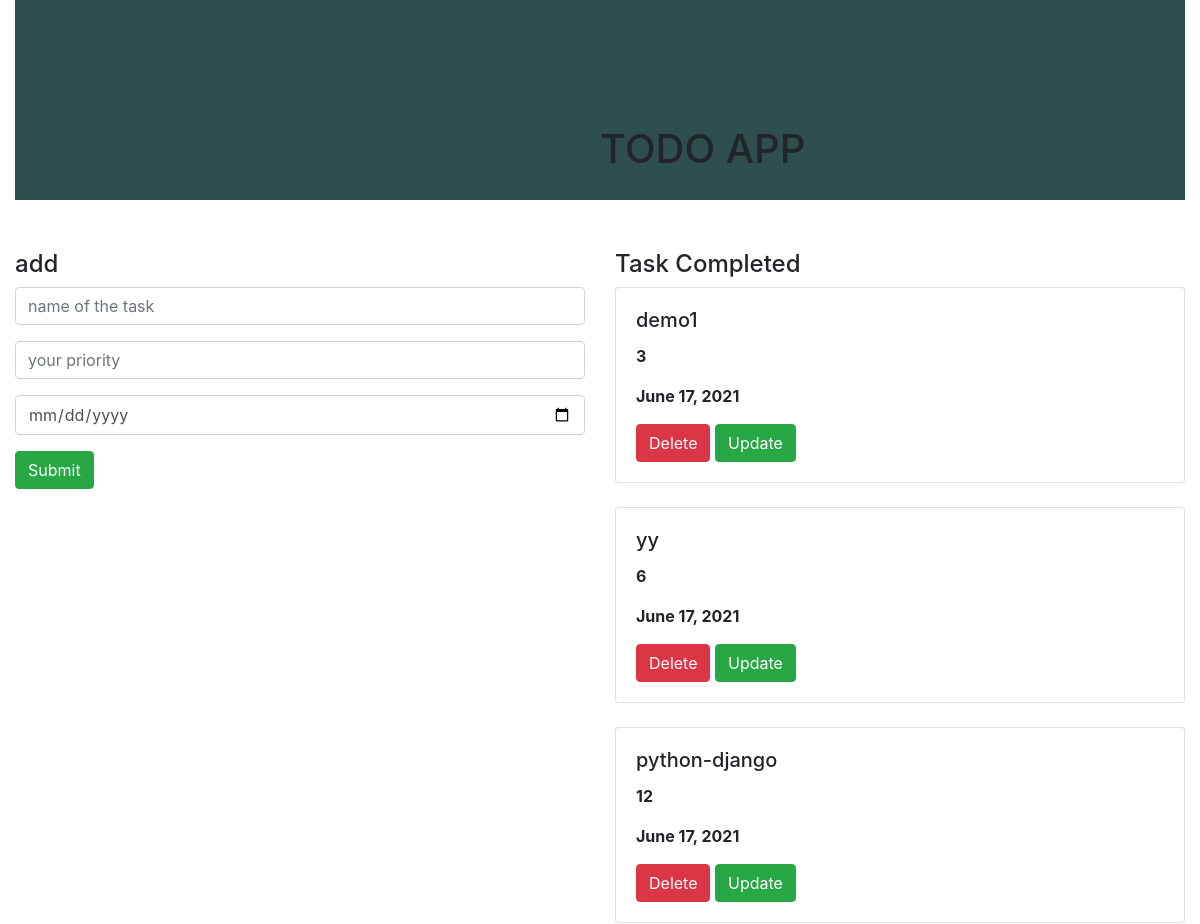
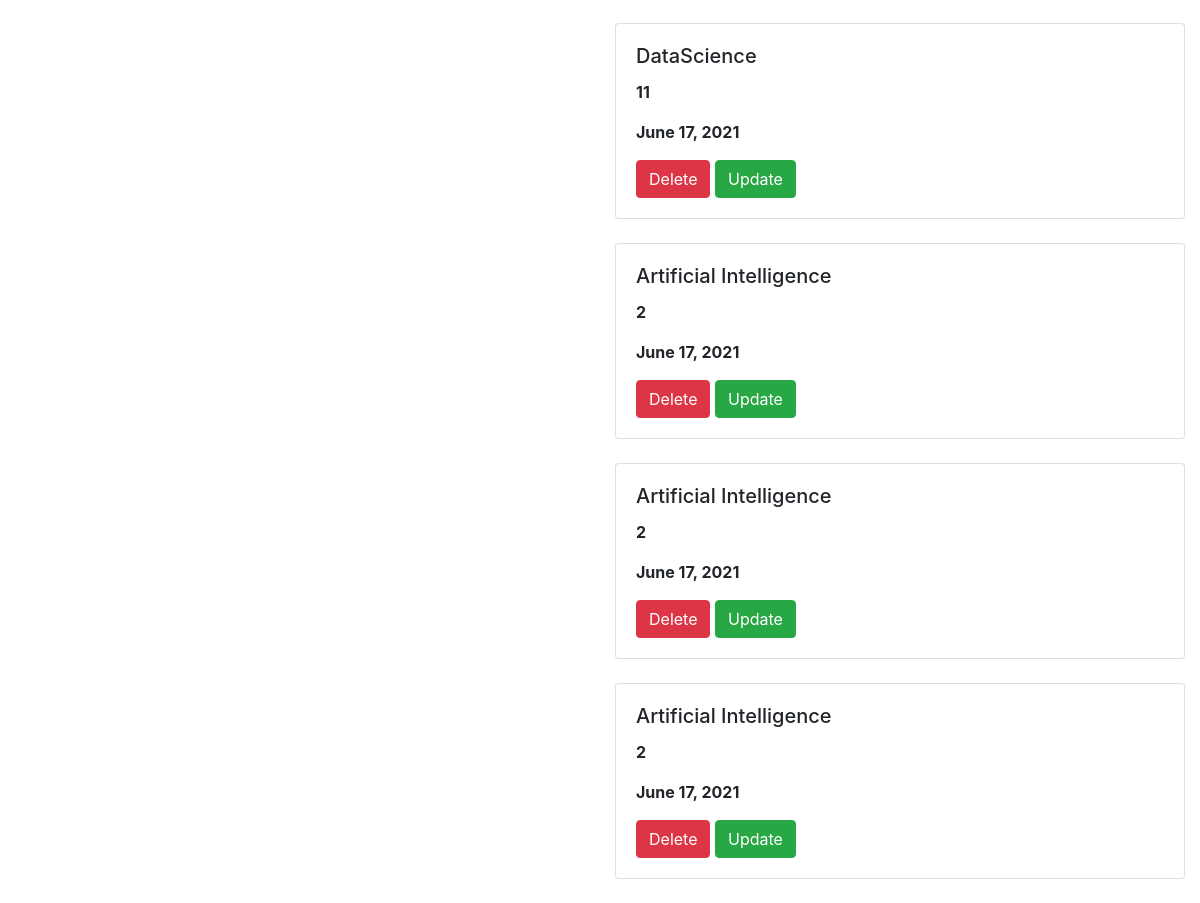
The page / on the database its author committed (2 pictures, top to bottom).
### todo_app/models.py (models this page shows, shortened)
class Task(models.Model):
    name=models.CharField(max_length=100)
    priority=models.IntegerField()
    date=models.DateField(default=datetime.date.today)

### todo_app/views.py (the view)
# urls.py: path('',views.task_view,name='task_view'),
def task_view(request):
    obj1=Task.objects.all()
    if request.method=='POST':
        name=request.POST.get('name')
        priority= request.POST.get('priority')
        date=request.POST.get('date')
        obj= Task(name=name,priority=priority,date=date)
        obj.save()
    return render(request,'task_view.html',{'obj1':obj1})

### templates/task_view.html (shortened to what this page needs)
{% extends 'base.html' %}
{% block content %}
<div class="container-fluid">
    <div class="row">
        <div class="col-md-12">
            <div class="shadow banner">
                <div class="banner-text">
                    <h1>TODO APP</h1>
                </div>
                </div>
            </div>
        </div>
        <div class="row">
            <div class="col-md-6">
                <h4>add</h4>
                <form method="post" class="p-3shadow">
     <div class="form-group">
    <input type="text" name="name" class="form-control" placeholder="name of the task">
     </div>
     <div class="form-group">
    <input type="text" name="priority" class="form-control" placeholder="your priority">
     </div>
                    <div class="form-group">
    <input type="date" name="date" class="form-control" placeholder="your date">
     </div>
    <input type="submit"class="btn btn-success">
</form>
            </div>
            <div class="col-md-6">
            <h4>Task Completed</h4>
                {%for i in obj1 %}
                <div class="shadow card">
                <div class="card-body">
                    <h5 class="card-title">{{i.name}}</h5>
                    <p><b>{{i.priority}}</b></p>
                     <p><b>{{i.date}}</b></p>
                    <a class='btn btn-danger' href="{% url 'delete' i.id %}">Delete</a>
                    <a class='btn btn-success' href="{% url 'update' i.id %}">Update</a>
                </div>
        </div><br>
                {% endfor %}
        </div>
        </div>
</div>
{% endblock %}

### templates/base.html (shortened to what this page needs)
{% load static %}
<!DOCTYPE html>
<html lang="en">
<head>
   <link rel="stylesheet" href="https://maxcdn.bootstrapcdn.com/bootstrap/4.0.0/css/bootstrap.min.css">
   <link rel="stylesheet" href="{% static 'style.css' %}">
</head>
<body>
{% block content %}
{% endblock %}
</body>
</html>

### static/style.css (style rules this page uses)
.banner { background-color:darkslategray; width:100%; height:200px; margin-bottom:50px; }
.banner-text { top:50%; left:50%; position:absolute; transform:translate(-50%,-50%) color:red; }

### rows shown on the page
Task: name "demo1", priority "3", date "June 17, 2021"
Task: name "yy", priority "6", date "June 17, 2021"
Task: name "python-django", priority "12", date "June 17, 2021"
Task: name "DataScience", priority "11", date "June 17, 2021"
Task: name "Artificial Intelligence", priority "2", date "June 17, 2021"
Task: name "Artificial Intelligence", priority "2", date "June 17, 2021"
Task: name "Artificial Intelligence", priority "2", date "June 17, 2021"
